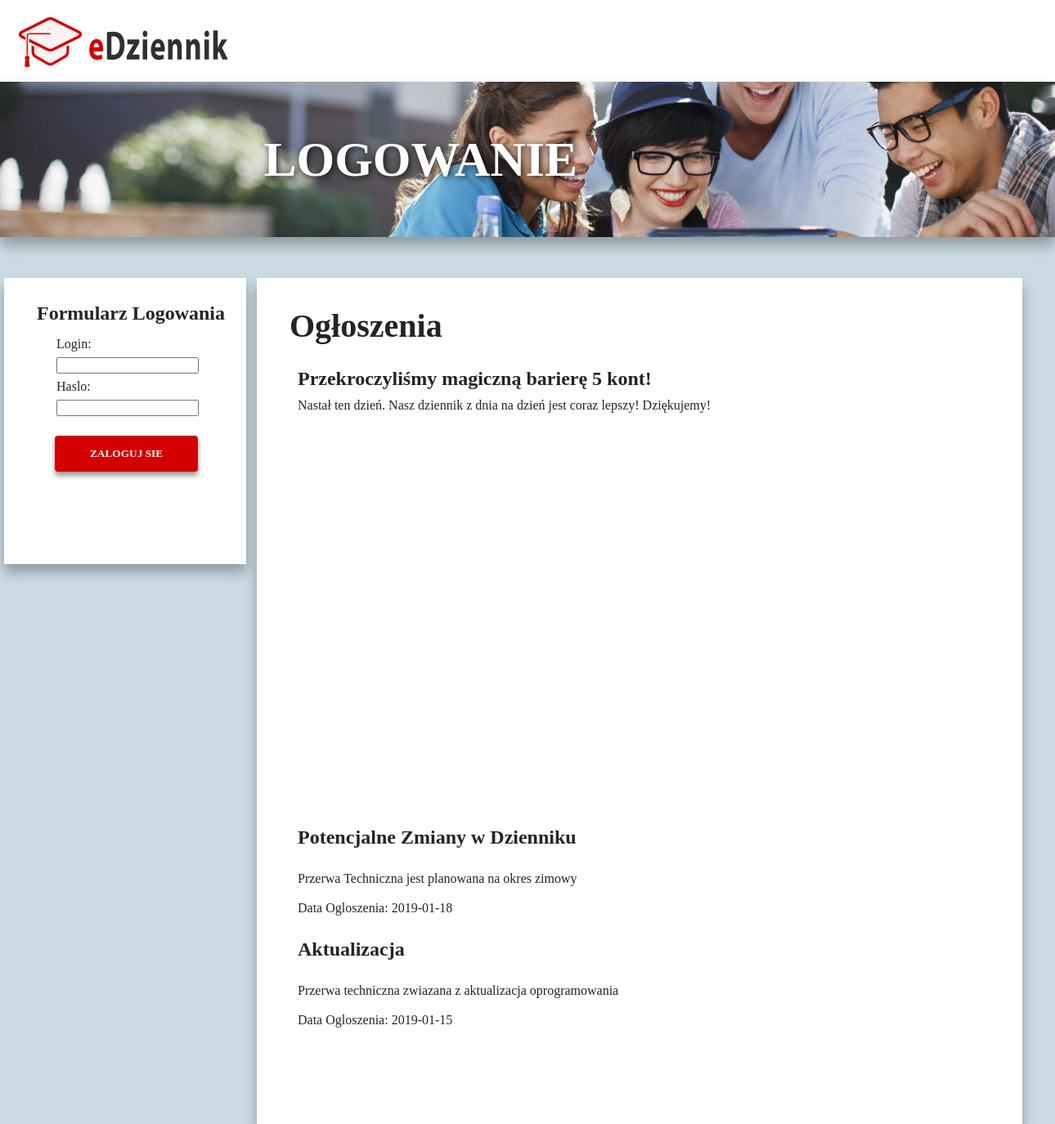
The app's page /formularz_logowania.php with its own data.
### tables this page shows
CREATE TABLE `ogloszenia` (
  `ID_Ogloszenia` int(11) NOT NULL,
  `Nazwa_Ogloszenia` varchar(100) NOT NULL,
  `Typy_Uzytkownikow` int(11) NOT NULL,
  `Tresc_Ogloszenia` varchar(100) NOT NULL,
  `Data_Ogloszenia` date NOT NULL
);

### formularz_logowania.php (the view, shortened to what this page needs)
<!DOCTYPE html>
<html>
	<head>
	</head>
<body>
<header>
	<nav>
		<div class="headerlogo">
			<a href = "./index.php"><img src="img/logo2.png" alt="Strona startowa"></a>
		</div>
	</nav>
</header>
<section class="banner">
	<h2>LOGOWANIE</h2>
</section>
<div id = "Kontener" >
	<div class = "logowanie">
	<h2> Formularz Logowania </h2>
		<form action ="./logowanie.php" method = "POST">
			<gachi>Login:</gachi>
			<br>
		<input type = "text" name = "login">
			<br>
			<gachi>Haslo:</gachi>
			<br>
		<input type = "password" name = "haslo">
			<br>
		<button type = "submit">Zaloguj sie </button>
		</form>
	</div>
	<div class = "ogloszenia">
	<h2> Ogłoszenia </h2> <br>
	<h1>Przekroczyliśmy magiczną barierę 5 kont!</h3>
	<h3>Nastał ten dzień. Nasz dziennik z dnia na dzień jest coraz lepszy! Dziękujemy! <br><br></h3>
	<div id="top_x_div" style="width: 750px; height: 400px; margin: 30px;"></div>
	<br>
		<?php
		$polaczenie = new PDO('mysql:host=localhost;dbname=system_ocen','root','');
			$sql = "select * from ogloszenia WHERE Typy_Uzytkownikow =0 order by Data_Ogloszenia desc";
			$zapytanie = $polaczenie->query($sql);
				while($data = $zapytanie->fetch(PDO::FETCH_ASSOC))
				{
				echo "<h1>" . $data['Nazwa_Ogloszenia'] . "</h1> <br>";
				echo "<h3>" . $data['Tresc_Ogloszenia'] . "</h3><br>";
				echo "<h3>Data Ogloszenia: " . $data['Data_Ogloszenia'] ." </h3><br>";
				}
		?>
	</div>
</div>
</html>

### style.css (style rules this page uses)
* { margin: 0; padding: 0; font-family: calibri, "Times New Roman"; text-decoration: none; color: #242424; }
body { background-color: #cbdbe4 }
header { width: 100%; height: 100px; background-color: #fff; }
.headerlogo { padding-top: 5px; width: 1280px; margin: 0 auto; display: block; }
.banner { width: 100%; background-image: url('img/studs.jpg'); background-repeat: no-repeat; background-position: center; background-size: cover; display: table; box-shadow: 0 10px 15px rgba(0, 0, 0, 0.3); }
.banner h2 { font-size: 60px; line-height: 190px; color: #fff; padding-left: 25%; text-shadow: 2px 2px 8px #111; text-transform: uppercase; }
#Kontener { padding-top: 50px; width: 1280px; height: 800px; margin: 0 auto; }
.logowanie { float:left; padding-top:30px; padding-left:40px; width : 20%; height: 40%; background-color: #fff; box-shadow: 0 10px 15px rgba(0, 0, 0, 0.3); }
.logowanie input { margin: 7px 24px; width: 170px; }
.logowanie h2 { padding-bottom: 15px; }
.logowanie gachi { padding-left: 24px; }
button { border-radius: 4px; background-color: #d40000; font-weight: 900; color: white; padding: 14px 20px; margin: 17px 22px; border: none; cursor: pointer; width: 175px; text-transform: uppercase; box-shadow: 0 5px 6px rgba(0, 0, 0, 0.4); }
.ogloszenia { margin-left: 13px; float:left; padding: 20px; width : 70%; padding-bottom: 100px; background-color: #fff; box-shadow: 0 10px 15px rgba(0, 0, 0, 0.3); }
.ogloszenia h2 { margin-top: 15px; margin-left: 20px; font-size: 40px; font-weight: 900; }
.ogloszenia h1 { margin: 10px 30px; font-size: 24px; font-weight: 900; }
.ogloszenia h3 { margin-left: 30px; margin-right: 30px; font-size: 16px; font-weight: 200; }

### records on screen
ogloszenia: Nazwa_Ogloszenia "Potencjalne Zmiany w Dzienniku", Tresc_Ogloszenia "Przerwa Techniczna jest planowana na okres zimowy", Data_Ogloszenia "2019-01-18"
ogloszenia: Nazwa_Ogloszenia "Aktualizacja", Tresc_Ogloszenia "Przerwa techniczna zwiazana z aktualizacja oprogramowania", Data_Ogloszenia "2019-01-15"
